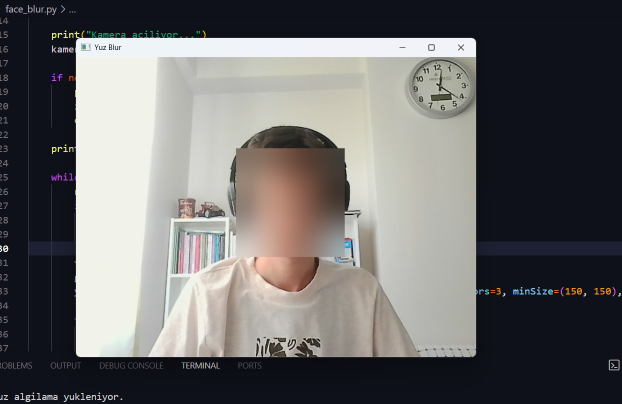
#> input picture proje/ornek.png, 1244 x 808 px, given in place of the camera (shown at 1/2 size)
$ python face_blur.py
#> lines starting #> are read from the running program, lines starting #| are printed output that depends on the picture; after the words box and inside, x2 and y2 are one past the last pixel; in counts of white or black regions, pixels touching at a corner belong together

import cv2

print("Program baslatiliyor.")

try:
    print("Yuz algilama yukleniyor.")
    yuz_algila = cv2.CascadeClassifier("haarcascade_frontalface_default.xml")

    if yuz_algila.empty():
        print("HATA: Yuz algilama dosyasi yuklenemedi.")
        input("Devam etmek istiyorsaniz Enter'a basin.")
        exit()

    print("Kamera aciliyor...")
    kamera = cv2.VideoCapture(0)

    if not kamera.isOpened():
        print("HATA: Kamera acilamadi")
        input("Devam etmek istiyorsaniz Enter'a basin.")
        exit()

    print("Kamera acildi. 'Q' tusuna basarak cikabilirsiniz.")

    while True:
        ret, frame = kamera.read()
#> frame is the input picture: shape (808, 1244, 3); mean B, G, R 105.2, 105.1, 106
        if not ret:
            print("Kameradan goruntu alinamiyor")
            break

        frame = cv2.resize(frame, (640, 480))
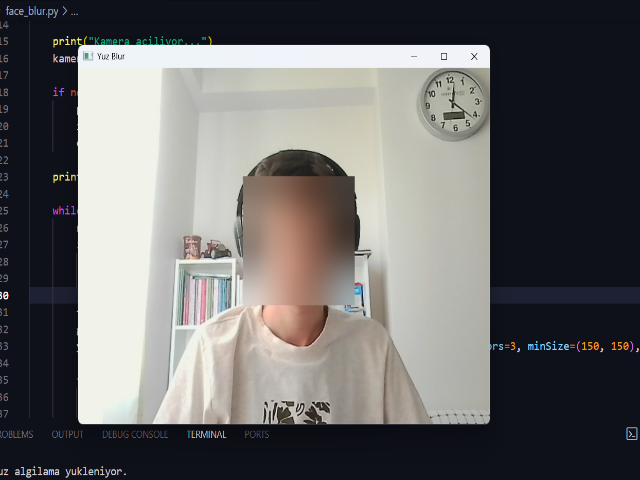
#> frame: shape (480, 640, 3); mean B, G, R 105.2, 105.1, 106
        gray = cv2.cvtColor(frame, cv2.COLOR_BGR2GRAY)
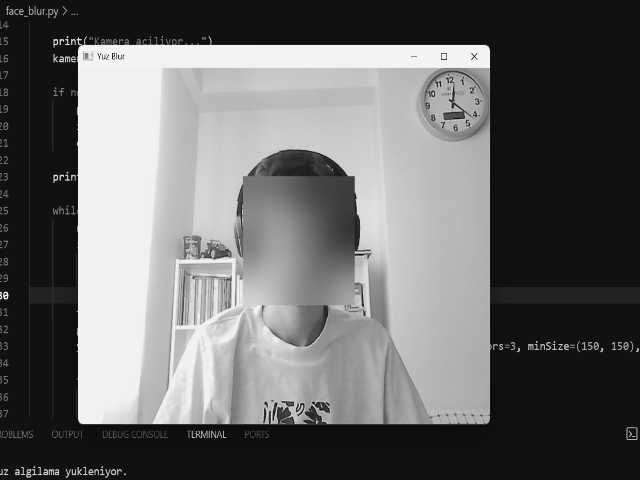
#> gray: shape (480, 640); min 11, max 255, mean 105.2
        yuzler = yuz_algila.detectMultiScale(gray, scaleFactor=1.1, minNeighbors=3, minSize=(150, 150), maxSize=(300, 300))
#> yuzler = [[210, 196, 174, 174]]

        for (x, y, w, h) in yuzler:
            face_roi = frame[y:y+h, x:x+w]
            blurred_face = cv2.GaussianBlur(face_roi, (99, 99), 30)
            frame[y:y+h, x:x+w] = blurred_face
#> this loop made 1 pass
#> pass 1, `face_roi = frame[y:y+h, x:x+w]`:
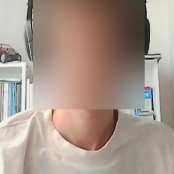
#> face_roi: shape (174, 174, 3); mean B, G, R 139.8, 150.4, 167.6
#> pass 1, `blurred_face = cv2.GaussianBlur(face_roi, (99, 99), 30)`:
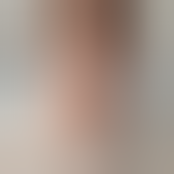
#> blurred_face: shape (174, 174, 3); mean B, G, R 139.7, 150.4, 167.5
#> after the loop:
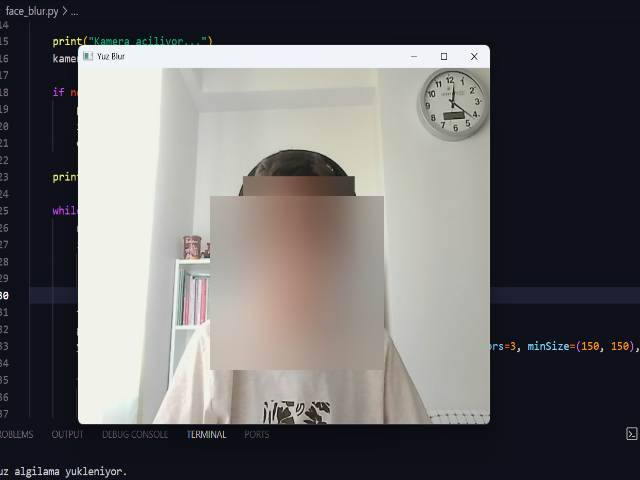
#> frame: shape (480, 640, 3); 9.85% of pixels changed, all inside (x1, y1, x2, y2) = (210, 196, 384, 370)

        cv2.imshow("Yuz Blur", frame)

        if cv2.waitKey(1) & 0xFF == ord('q'):
#> (key q is pressed here)
            break

except Exception as e:
    print(f"HATA olustu: {e}")
    input("Devam etmek istiyorsaniz Enter'a basin.")

finally:
    print("Program kapatiliyor.")
    try:
        kamera.release()
        cv2.destroyAllWindows()
    except:
        pass
#> (the run stopped early here; a loop or call above may not have finished)
